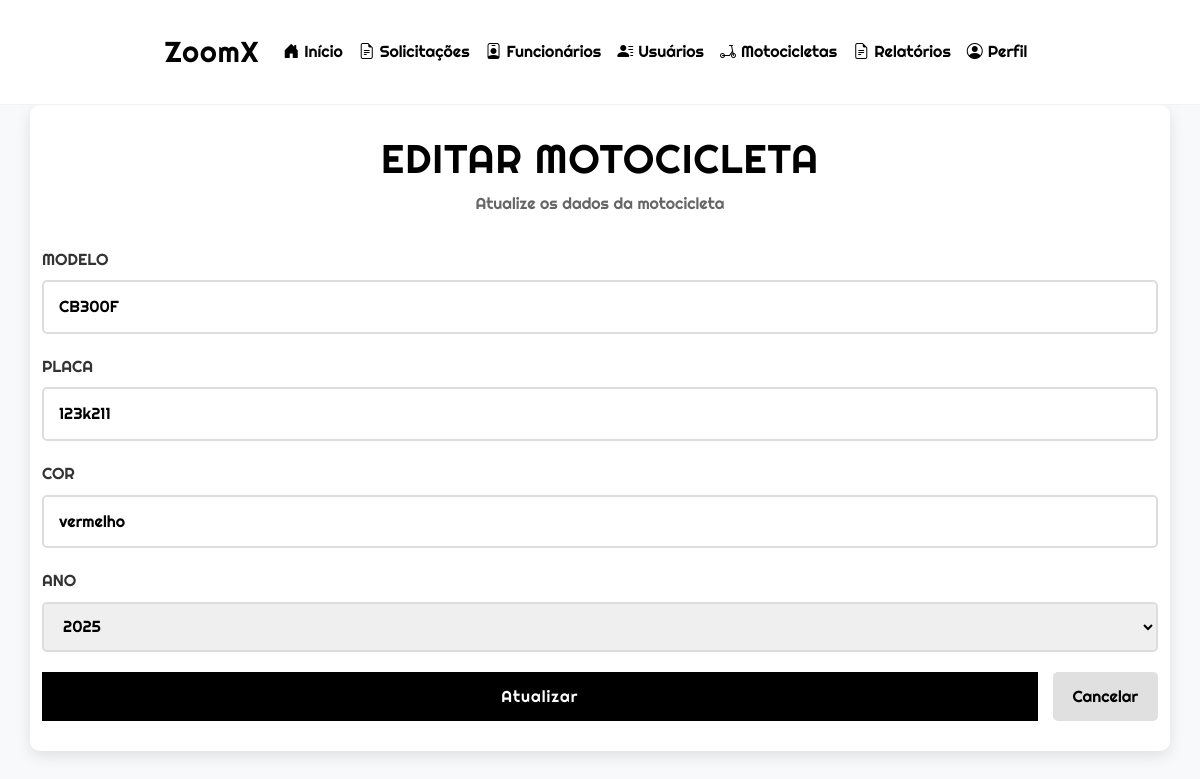
Screenshot of /admin/motocicletas/editar_motocicleta.php?id=4 (signed in) with the database file from the repository.
### tables this page shows
CREATE TABLE `motocicletas` (
  `mot_codigo` int(11) NOT NULL,
  `mot_modelo` varchar(100) NOT NULL,
  `mot_placa` varchar(10) NOT NULL,
  `mot_ano` int(11) NOT NULL,
  `fun_codigo` int(11) NOT NULL,
  `mot_cor` varchar(50) NOT NULL
);

### admin/motocicletas/editar_motocicleta.php (the view, shortened to what this page needs)
<?php
$conexao = conexao::getInstance();
$id = isset($_GET['id']) ? $_GET['id'] : 0;
$sql = "SELECT * FROM motocicletas WHERE mot_codigo = :id LIMIT 1";
$stmt = $conexao->prepare($sql);
$stmt->bindParam(':id', $id, PDO::PARAM_INT);
$stmt->execute();
$motocicleta = $stmt->fetch(PDO::FETCH_ASSOC);
?>
<!DOCTYPE html>
<html lang="pt-BR">
<head>
</head>
<body>
    <?php include '../../components/header_admin.php'; ?>
    <div class="wrapper">
        <div class="container">
            <div class="header">
                <h1>Editar Motocicleta</h1>
                <p class="subtitle">Atualize os dados da motocicleta</p>
            </div>
            <form action="../../actions/actionmotocicleta.php" method="POST">
                <div class="form-group">
                    <label for="modelo">Modelo</label>
                    <input type="text" name="modelo" id="modelo" value="<?= htmlspecialchars($motocicleta['mot_modelo']); ?>" required placeholder="Ex: Honda CG 160">
                </div>
                <div class="form-group">
                    <label for="placa">Placa</label>
                    <input type="text" name="placa" id="placa" value="<?= htmlspecialchars($motocicleta['mot_placa']); ?>" required maxlength="7" placeholder="Ex: ABC1D23">
                </div>
                <div class="form-group">
                    <label for="cor">Cor</label>
                    <input type="text" name="cor" id="cor" value="<?= htmlspecialchars($motocicleta['mot_cor']); ?>" required placeholder="Ex: Vermelha">
                </div>
                <div class="form-group">
                    <label for="ano">Ano</label>
                    <select name="ano" id="ano" required>
                        <?php
                        $anoAtual = date("Y");
                        for ($ano = $anoAtual; $ano >= 1980; $ano--) {
                            $selected = ($ano == $motocicleta['mot_ano']) ? 'selected' : '';
                            echo "<option value=\"$ano\" $selected>$ano</option>";
                        }
                        ?>
                    </select>
                </div>
                <div class="button-group">
                    <button type="submit">Atualizar</button>
                    <a href="motocicletas.php" class="btn-cancel">Cancelar</a>
                </div>
            </form>
        </div>
    </div>
</body>
</html>

### admin/motocicletas/editar_motocicleta.php (style rules this page uses)
* { margin: 0; padding: 0; box-sizing: border-box; font-family: 'Righteous', cursive; }
body { background-color: #f0f0f0; color: #000; justify-content: center; align-items: flex-start; }
.container { background-color: white; border-radius: 10px; box-shadow: 0 5px 15px rgba(0, 0, 0, 0.1); padding: 30px; width: 100%; max-width: 600px; }
.header { text-align: center; margin-bottom: 30px; }
h1 { color: #000; font-size: 28px; letter-spacing: 1px; margin-bottom: 5px; text-transform: uppercase; }
.subtitle { color: #666; font-size: 16px; margin-bottom: 20px; }
.form-group { margin-bottom: 20px; }
label { display: block; margin-bottom: 8px; font-size: 16px; color: #333; text-transform: uppercase; }
input[type="text"], select { width: 100%; padding: 12px 15px; border: 2px solid #ddd; border-radius: 5px; font-size: 16px; transition: border-color 0.3s; }
.button-group { display: flex; gap: 15px; margin-top: 20px; }
button { flex: 1; background-color: #000; color: white; border: none; padding: 12px 20px; border-radius: 5px; cursor: pointer; font-size: 16px; transition: background-color 0.3s; letter-spacing: 1px; text-transform: uppercase; }
.btn-cancel { background-color: #e0e0e0; color: #000; text-align: center; padding: 12px 20px; border-radius: 5px; text-decoration: none; display: flex; justify-content: center; align-items: center; font-size: 16px; transition: background-color 0.3s; }

### components/header_admin.php (style rules this page uses)
:root { --primary: #000; --secondary: #fff; --accent: #007bff; --light-bg: #f8f9fa; }
body { font-family: 'Righteous', sans-serif; background-color: var(--light-bg); color: var(--primary); line-height: 1.6; }

### rows the page displays
motocicletas: modelo "CB300F", placa "123k211", cor "vermelho"

### other values shown
form field ano "2025"
